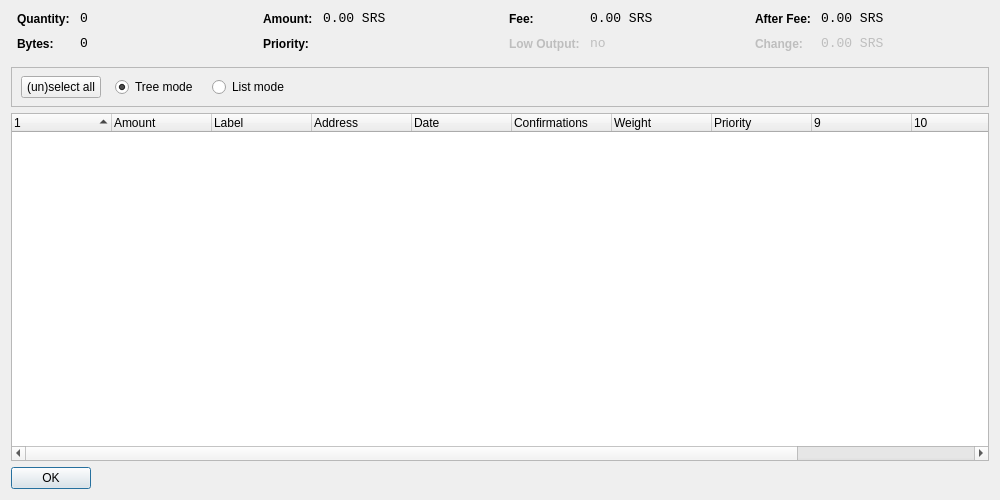
<?xml version="1.0" encoding="UTF-8"?>
<ui version="4.0">
 <class>CoinControlDialog</class>
 <widget class="QWidget" name="CoinControlDialog">
  <property name="geometry">
   <rect>
    <x>0</x>
    <y>0</y>
    <width>1000</width>
    <height>500</height>
   </rect>
  </property>
  <property name="windowTitle">
   <string>Coin Control</string>
  </property>
  <layout class="QVBoxLayout" name="verticalLayout">
   <item>
    <layout class="QHBoxLayout" name="horizontalLayoutTop" stretch="0,0,0,0">
     <property name="topMargin">
      <number>0</number>
     </property>
     <property name="bottomMargin">
      <number>10</number>
     </property>
     <item>
      <layout class="QFormLayout" name="formLayoutCoinControl1">
       <property name="horizontalSpacing">
        <number>10</number>
       </property>
       <property name="verticalSpacing">
        <number>10</number>
       </property>
       <property name="leftMargin">
        <number>6</number>
       </property>
       <property name="rightMargin">
        <number>6</number>
       </property>
       <item row="0" column="0">
        <widget class="QLabel" name="labelCoinControlQuantityText">
         <property name="styleSheet">
          <string notr="true">font-weight:bold;</string>
         </property>
         <property name="text">
          <string>Quantity:</string>
         </property>
        </widget>
       </item>
       <item row="0" column="1">
        <widget class="QLabel" name="labelCoinControlQuantity">
         <property name="font">
          <font>
           <family>Monospace</family>
           <pointsize>10</pointsize>
          </font>
         </property>
         <property name="cursor">
          <cursorShape>IBeamCursor</cursorShape>
         </property>
         <property name="contextMenuPolicy">
          <enum>Qt::ActionsContextMenu</enum>
         </property>
         <property name="text">
          <string notr="true">0</string>
         </property>
         <property name="textInteractionFlags">
          <set>Qt::LinksAccessibleByMouse|Qt::TextSelectableByKeyboard|Qt::TextSelectableByMouse</set>
         </property>
        </widget>
       </item>
       <item row="1" column="0">
        <widget class="QLabel" name="labelCoinControlBytesText">
         <property name="styleSheet">
          <string notr="true">font-weight:bold;</string>
         </property>
         <property name="text">
          <string>Bytes:</string>
         </property>
        </widget>
       </item>
       <item row="1" column="1">
        <widget class="QLabel" name="labelCoinControlBytes">
         <property name="font">
          <font>
           <family>Monospace</family>
           <pointsize>10</pointsize>
          </font>
         </property>
         <property name="cursor">
          <cursorShape>IBeamCursor</cursorShape>
         </property>
         <property name="contextMenuPolicy">
          <enum>Qt::ActionsContextMenu</enum>
         </property>
         <property name="text">
          <string notr="true">0</string>
         </property>
         <property name="textInteractionFlags">
          <set>Qt::LinksAccessibleByMouse|Qt::TextSelectableByKeyboard|Qt::TextSelectableByMouse</set>
         </property>
        </widget>
       </item>
      </layout>
     </item>
     <item>
      <layout class="QFormLayout" name="formLayoutCoinControl2">
       <property name="horizontalSpacing">
        <number>10</number>
       </property>
       <property name="verticalSpacing">
        <number>10</number>
       </property>
       <property name="leftMargin">
        <number>6</number>
       </property>
       <property name="rightMargin">
        <number>6</number>
       </property>
       <item row="0" column="0">
        <widget class="QLabel" name="labelCoinControlAmountText">
         <property name="styleSheet">
          <string notr="true">font-weight:bold;</string>
         </property>
         <property name="text">
          <string>Amount:</string>
         </property>
        </widget>
       </item>
       <item row="0" column="1">
        <widget class="QLabel" name="labelCoinControlAmount">
         <property name="font">
          <font>
           <family>Monospace</family>
           <pointsize>10</pointsize>
          </font>
         </property>
         <property name="cursor">
          <cursorShape>IBeamCursor</cursorShape>
         </property>
         <property name="contextMenuPolicy">
          <enum>Qt::ActionsContextMenu</enum>
         </property>
         <property name="text">
          <string notr="true">0.00 SRS</string>
         </property>
         <property name="textInteractionFlags">
          <set>Qt::LinksAccessibleByMouse|Qt::TextSelectableByKeyboard|Qt::TextSelectableByMouse</set>
         </property>
        </widget>
       </item>
       <item row="1" column="0">
        <widget class="QLabel" name="labelCoinControlPriorityText">
         <property name="styleSheet">
          <string notr="true">font-weight:bold;</string>
         </property>
         <property name="text">
          <string>Priority:</string>
         </property>
        </widget>
       </item>
       <item row="1" column="1">
        <widget class="QLabel" name="labelCoinControlPriority">
         <property name="font">
          <font>
           <family>Monospace</family>
           <pointsize>10</pointsize>
          </font>
         </property>
         <property name="cursor">
          <cursorShape>IBeamCursor</cursorShape>
         </property>
         <property name="contextMenuPolicy">
          <enum>Qt::ActionsContextMenu</enum>
         </property>
         <property name="text">
          <string/>
         </property>
         <property name="textInteractionFlags">
          <set>Qt::LinksAccessibleByMouse|Qt::TextSelectableByKeyboard|Qt::TextSelectableByMouse</set>
         </property>
        </widget>
       </item>
      </layout>
     </item>
     <item>
      <layout class="QFormLayout" name="formLayoutCoinControl3">
       <property name="horizontalSpacing">
        <number>10</number>
       </property>
       <property name="verticalSpacing">
        <number>10</number>
       </property>
       <property name="leftMargin">
        <number>6</number>
       </property>
       <property name="rightMargin">
        <number>6</number>
       </property>
       <item row="0" column="0">
        <widget class="QLabel" name="labelCoinControlFeeText">
         <property name="styleSheet">
          <string notr="true">font-weight:bold;</string>
         </property>
         <property name="text">
          <string>Fee:</string>
         </property>
        </widget>
       </item>
       <item row="0" column="1">
        <widget class="QLabel" name="labelCoinControlFee">
         <property name="font">
          <font>
           <family>Monospace</family>
           <pointsize>10</pointsize>
          </font>
         </property>
         <property name="cursor">
          <cursorShape>IBeamCursor</cursorShape>
         </property>
         <property name="contextMenuPolicy">
          <enum>Qt::ActionsContextMenu</enum>
         </property>
         <property name="text">
          <string notr="true">0.00 SRS</string>
         </property>
         <property name="textInteractionFlags">
          <set>Qt::LinksAccessibleByMouse|Qt::TextSelectableByKeyboard|Qt::TextSelectableByMouse</set>
         </property>
        </widget>
       </item>
       <item row="1" column="0">
        <widget class="QLabel" name="labelCoinControlLowOutputText">
         <property name="enabled">
          <bool>false</bool>
         </property>
         <property name="styleSheet">
          <string notr="true">font-weight:bold;</string>
         </property>
         <property name="text">
          <string>Low Output:</string>
         </property>
        </widget>
       </item>
       <item row="1" column="1">
        <widget class="QLabel" name="labelCoinControlLowOutput">
         <property name="enabled">
          <bool>false</bool>
         </property>
         <property name="font">
          <font>
           <family>Monospace</family>
           <pointsize>10</pointsize>
          </font>
         </property>
         <property name="cursor">
          <cursorShape>IBeamCursor</cursorShape>
         </property>
         <property name="contextMenuPolicy">
          <enum>Qt::ActionsContextMenu</enum>
         </property>
         <property name="text">
          <string>no</string>
         </property>
         <property name="textInteractionFlags">
          <set>Qt::LinksAccessibleByMouse|Qt::TextSelectableByKeyboard|Qt::TextSelectableByMouse</set>
         </property>
        </widget>
       </item>
      </layout>
     </item>
     <item>
      <layout class="QFormLayout" name="formLayoutCoinControl4">
       <property name="horizontalSpacing">
        <number>10</number>
       </property>
       <property name="verticalSpacing">
        <number>10</number>
       </property>
       <property name="leftMargin">
        <number>6</number>
       </property>
       <property name="rightMargin">
        <number>6</number>
       </property>
       <item row="0" column="0">
        <widget class="QLabel" name="labelCoinControlAfterFeeText">
         <property name="styleSheet">
          <string notr="true">font-weight:bold;</string>
         </property>
         <property name="text">
          <string>After Fee:</string>
         </property>
        </widget>
       </item>
       <item row="0" column="1">
        <widget class="QLabel" name="labelCoinControlAfterFee">
         <property name="font">
          <font>
           <family>Monospace</family>
           <pointsize>10</pointsize>
          </font>
         </property>
         <property name="cursor">
          <cursorShape>IBeamCursor</cursorShape>
         </property>
         <property name="contextMenuPolicy">
          <enum>Qt::ActionsContextMenu</enum>
         </property>
         <property name="text">
          <string notr="true">0.00 SRS</string>
         </property>
         <property name="textInteractionFlags">
          <set>Qt::LinksAccessibleByMouse|Qt::TextSelectableByKeyboard|Qt::TextSelectableByMouse</set>
         </property>
        </widget>
       </item>
       <item row="1" column="0">
        <widget class="QLabel" name="labelCoinControlChangeText">
         <property name="enabled">
          <bool>false</bool>
         </property>
         <property name="styleSheet">
          <string notr="true">font-weight:bold;</string>
         </property>
         <property name="text">
          <string>Change:</string>
         </property>
        </widget>
       </item>
       <item row="1" column="1">
        <widget class="QLabel" name="labelCoinControlChange">
         <property name="enabled">
          <bool>false</bool>
         </property>
         <property name="font">
          <font>
           <family>Monospace</family>
           <pointsize>10</pointsize>
          </font>
         </property>
         <property name="cursor">
          <cursorShape>IBeamCursor</cursorShape>
         </property>
         <property name="contextMenuPolicy">
          <enum>Qt::ActionsContextMenu</enum>
         </property>
         <property name="text">
          <string notr="true">0.00 SRS</string>
         </property>
         <property name="textInteractionFlags">
          <set>Qt::LinksAccessibleByMouse|Qt::TextSelectableByKeyboard|Qt::TextSelectableByMouse</set>
         </property>
        </widget>
       </item>
      </layout>
     </item>
    </layout>
   </item>
   <item>
    <widget class="QFrame" name="frame">
     <property name="minimumSize">
      <size>
       <width>0</width>
       <height>40</height>
      </size>
     </property>
     <property name="frameShape">
      <enum>QFrame::StyledPanel</enum>
     </property>
     <property name="frameShadow">
      <enum>QFrame::Sunken</enum>
     </property>
     <widget class="QWidget" name="horizontalLayoutWidget">
      <property name="geometry">
       <rect>
        <x>10</x>
        <y>0</y>
        <width>781</width>
        <height>41</height>
       </rect>
      </property>
      <layout class="QHBoxLayout" name="horizontalLayoutPanel" stretch="0,0,0,0">
       <property name="spacing">
        <number>14</number>
       </property>
       <item>
        <widget class="QPushButton" name="pushButtonSelectAll">
         <property name="sizePolicy">
          <sizepolicy hsizetype="Maximum" vsizetype="Fixed">
           <horstretch>0</horstretch>
           <verstretch>0</verstretch>
          </sizepolicy>
         </property>
         <property name="text">
          <string>(un)select all</string>
         </property>
        </widget>
       </item>
       <item>
        <widget class="QRadioButton" name="radioTreeMode">
         <property name="sizePolicy">
          <sizepolicy hsizetype="Maximum" vsizetype="Fixed">
           <horstretch>0</horstretch>
           <verstretch>0</verstretch>
          </sizepolicy>
         </property>
         <property name="text">
          <string>Tree mode</string>
         </property>
         <property name="checked">
          <bool>true</bool>
         </property>
        </widget>
       </item>
       <item>
        <widget class="QRadioButton" name="radioListMode">
         <property name="sizePolicy">
          <sizepolicy hsizetype="Maximum" vsizetype="Fixed">
           <horstretch>0</horstretch>
           <verstretch>0</verstretch>
          </sizepolicy>
         </property>
         <property name="text">
          <string>List mode</string>
         </property>
        </widget>
       </item>
       <item>
        <spacer name="horizontalSpacer">
         <property name="orientation">
          <enum>Qt::Horizontal</enum>
         </property>
         <property name="sizeHint" stdset="0">
          <size>
           <width>40</width>
           <height>20</height>
          </size>
         </property>
        </spacer>
       </item>
      </layout>
     </widget>
    </widget>
   </item>
   <item>
    <widget class="CoinControlTreeWidget" name="treeWidget">
     <property name="contextMenuPolicy">
      <enum>Qt::CustomContextMenu</enum>
     </property>
     <property name="sortingEnabled">
      <bool>false</bool>
     </property>
     <property name="columnCount">
      <number>12</number>
     </property>
     <attribute name="headerShowSortIndicator" stdset="0">
      <bool>true</bool>
     </attribute>
     <attribute name="headerStretchLastSection">
      <bool>false</bool>
     </attribute>
     <column>
      <property name="text">
       <string/>
      </property>
     </column>
     <column>
      <property name="text">
       <string>Amount</string>
      </property>
     </column>
     <column>
      <property name="text">
       <string>Label</string>
      </property>
     </column>
     <column>
      <property name="text">
       <string>Address</string>
      </property>
     </column>
     <column>
      <property name="text">
       <string>Date</string>
      </property>
     </column>
     <column>
      <property name="text">
       <string>Confirmations</string>
      </property>
      <property name="toolTip">
       <string>Confirmed</string>
      </property>
     </column>
     <column>
      <property name="text">
       <string>Weight</string>
      </property>
     </column>
     <column>
      <property name="text">
       <string>Priority</string>
      </property>
     </column>
     <column>
      <property name="text">
       <string/>
      </property>
     </column>
     <column>
      <property name="text">
       <string/>
      </property>
     </column>
     <column>
      <property name="text">
       <string/>
      </property>
     </column>
     <column>
      <property name="text">
       <string/>
      </property>
     </column>
    </widget>
   </item>
   <item>
    <widget class="QDialogButtonBox" name="buttonBox">
     <property name="sizePolicy">
      <sizepolicy hsizetype="Maximum" vsizetype="Fixed">
       <horstretch>0</horstretch>
       <verstretch>0</verstretch>
      </sizepolicy>
     </property>
     <property name="orientation">
      <enum>Qt::Horizontal</enum>
     </property>
     <property name="standardButtons">
      <set>QDialogButtonBox::Ok</set>
     </property>
    </widget>
   </item>
  </layout>
 </widget>
 <customwidgets>
  <customwidget>
   <class>CoinControlTreeWidget</class>
   <extends>QTreeWidget</extends>
   <header>coincontroltreewidget.h</header>
  </customwidget>
 </customwidgets>
 <resources/>
 <connections/>
</ui>
